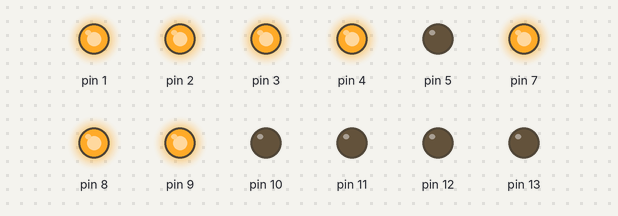
Bench run of a sketch on a simulated Arduino Uno, built with avr-gcc and run on an emulated ATmega328P. On the bench: output pins drawn as LEDs (lit = HIGH). Pins used as bus, display or sensor lines are not drawn.

Above: at 0.5 s.
At 1.5 s:
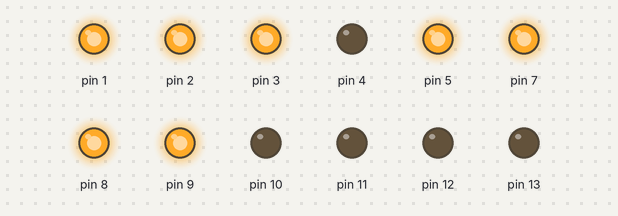
At 2.5 s:
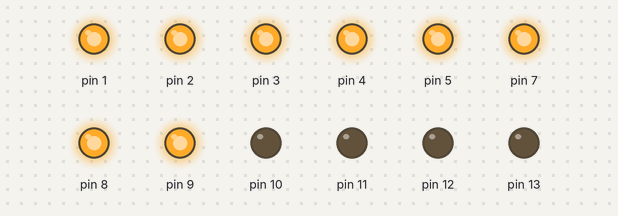
Timing chart, 0 to 3.5 s (numbered marks = the images above):
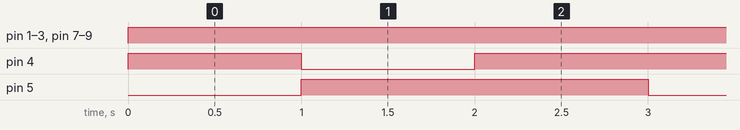

The sketch:

Matrix.ino
```cpp
void setup() {
  // put your setup code here, to run once:
  pinMode(1, OUTPUT);
  pinMode(2, OUTPUT);
  pinMode(3, OUTPUT);
  pinMode(4, OUTPUT);
  pinMode(5, OUTPUT);
  pinMode(6, OUTPUT);
  pinMode(7, OUTPUT);
  pinMode(8, OUTPUT);
  pinMode(9, OUTPUT);
  pinMode(10, OUTPUT);
  pinMode(11, OUTPUT);
  pinMode(12, OUTPUT);
  pinMode(13, OUTPUT);
}

void loop() {
  // Show a "S"
  int i;

    for(i=1; i<=9; i++){
    digitalWrite(i, HIGH);
  }
  digitalWrite(5, LOW);
  digitalWrite(6, LOW);
  delay(1000);


  for(i=1; i<=9; i++){
    digitalWrite(i, HIGH);
  }
  //digitalWrite(1, LOW);
  digitalWrite(4, LOW);
  digitalWrite(6, LOW);
  //digitalWrite(9, LOW);

  delay(1000);

    for(i=1; i<=9; i++){
    digitalWrite(i, HIGH);
  }
  digitalWrite(6, LOW);
  delay(1000);


}
```

Measured:
- by itself, pin 1–3, pin 7–9: LOW → HIGH at 0.00 s
- by itself, pin 4: repeats every 3.0 s: LOW 1.0 s, HIGH 2.0 s
- by itself, pin 5: alternates HIGH for 2.0 s and LOW for 1.0 s
